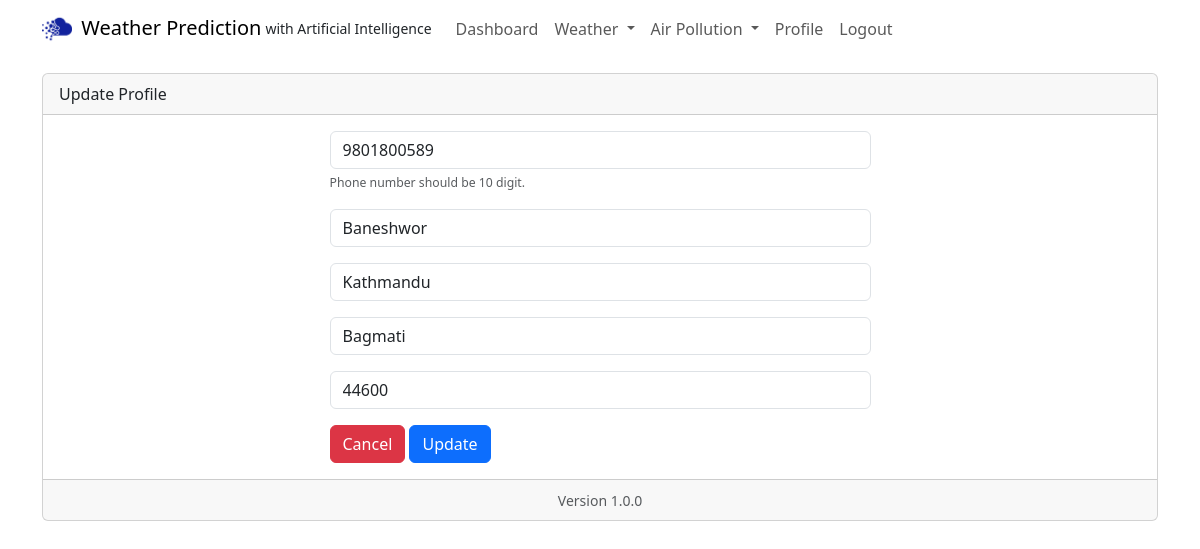
The app's page /weather_admin/update_profile (signed in), older data.
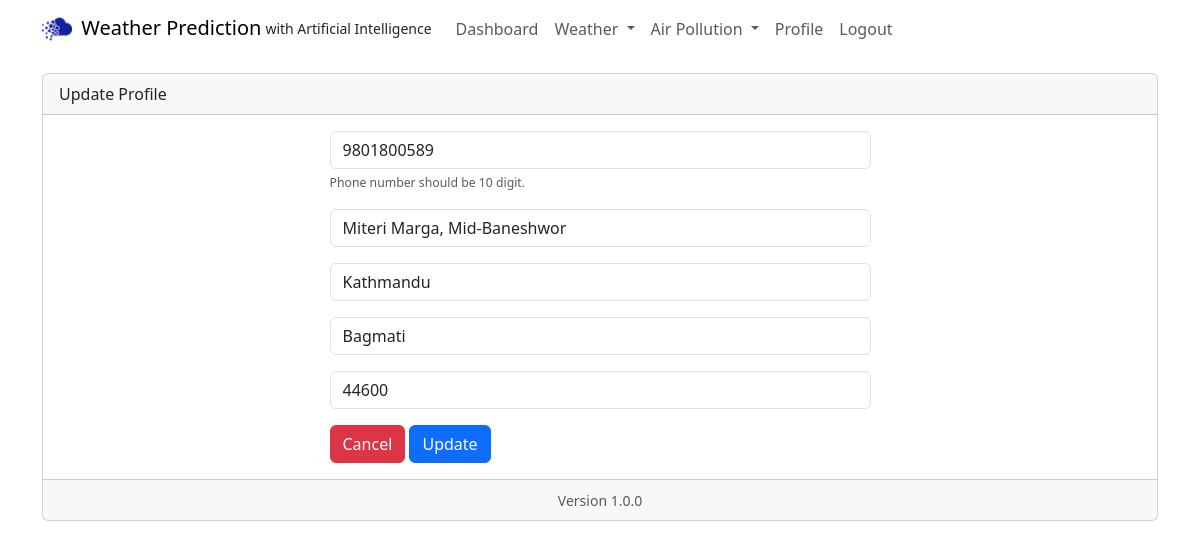
The same page, newer data.
### weather_admin/models.py (models this page shows, shortened)
class Profile(models.Model):
    created_at = models.DateTimeField(auto_now_add=True)
    otp = models.CharField(max_length=15)
    phone = models.CharField(max_length=15)
    address =  models.CharField(max_length=100)
    city =  models.CharField(max_length=50)
    state =  models.CharField(max_length=50)
    zipcode =  models.CharField(max_length=20)
    user = models.OneToOneField(
        User,
        on_delete=models.CASCADE,
        primary_key=True,
    )

### weather_admin/views.py (the view, shortened to what this page needs)
# urls.py: path('update_profile', views.profile_update, name='weather_admin_profile_update'),
def profile_update(request):
    if request.user.is_authenticated:
        current_user = User.objects.get(username=request.user)
        current_profile = Profile.objects.get(user=current_user)
        if request.method == 'GET':
            form = ProfileForm(instance=current_profile)
            return render(request, 'profile_update.html', {'form':form})
    else:
        return render(request, 'login.html', {})

### weather_admin/forms.py (shortened to what this page needs)
class ProfileForm(ModelForm):
	phone = forms.CharField(label="", min_length=10, max_length=10, widget=forms.TextInput(attrs={'class':'form-control', 'placeholder':'Phone'}), help_text='<span class="form-text text-muted"><small>Phone number should be 10 digit.</small></span>')
	address = forms.CharField(label="", max_length=100, widget=forms.TextInput(attrs={'class':'form-control', 'placeholder':'Address'}))
	city = forms.CharField(label="", max_length=50, widget=forms.TextInput(attrs={'class':'form-control', 'placeholder':'City'}))
	state = forms.CharField(label="", max_length=50, widget=forms.TextInput(attrs={'class':'form-control', 'placeholder':'State'}))
	zipcode = forms.CharField(label="", max_length=10, widget=forms.TextInput(attrs={'class':'form-control', 'placeholder':'Zipcode'}))
	class Meta:
		model = Profile
		fields = ["phone", "address", "city", "state", "zipcode"]
	def __init__(self, *args, **kwargs):
		super(ProfileForm, self).__init__(*args, **kwargs)

### weather_admin/templates/profile_update.html (shortened to what this page needs)
{% extends 'base.html' %}
{% load static %}
{% block content %}
<div class="card my-3">
    <div class="card-header">
        Update Profile
    </div>
    <div class="card-body">
        <div class="col-md-6 offset-md-3">
            <form method="POST" action="">
                {{ form.as_p }}
                <a href="{% url 'weather_admin_profile' %}" class="btn btn-danger">Cancel</a>
                <button type="submit" class="btn btn-primary">Update</button>
            </form>
        </div>
    </div>
    <div class="card-footer text-body-secondary text-center">
        <small class="text-body-secondary">Version 1.0.0</small>
    </div>
</div>
{% endblock %}

### weather_admin/templates/base.html (shortened to what this page needs)
<!doctype html>
<html lang="en">
<head>
    <link href="https://cdn.jsdelivr.net/npm/bootstrap@5.3.3/dist/css/bootstrap.min.css" rel="stylesheet"
>
    {% load static %}
    <link rel="stylesheet" href="{% static 'css/style.css' %}" type="text/css">
</head>
<body>
    {% include 'navbar.html' %}
    <div class="container">
        {% block content %}
        {% endblock %}
    </div>
</body>
</html>

### weather_admin/templates/navbar.html (shortened to what this page needs)
{% load static %}
<nav class="navbar navbar-expand-lg container">
    <div class="container-fluid">
        <a class="navbar-brand me-1" href="{% url 'weather_admin_dashboard' %}">
            <img src="{% static 'images/logo.png' %}" alt="Weather Prediction Logo" height="30"
                class="d-inline-block align-text-top me-1">
            Weather Prediction
        </a>
        <small class="fw-lighter mb-0 me-3 align-bottom">with Artificial Intelligence</small>
        <div class="collapse navbar-collapse" id="navbarSupportedContent">
            <ul class="navbar-nav me-auto mb-2 mb-lg-0">
                {% if user.is_authenticated %}
                <li class="nav-item"><a class="nav-link" href="{% url 'weather_admin_dashboard' %}">Dashboard</a></li>
                <li class="nav-item dropdown">
                    <a class="nav-link dropdown-toggle" href="#" role="button" data-bs-toggle="dropdown"
                        aria-expanded="false">
                        Weather
                    </a>
                </li>
                <li class="nav-item dropdown">
                    <a class="nav-link dropdown-toggle" href="#" role="button" data-bs-toggle="dropdown"
                        aria-expanded="false">
                        Air Pollution
                    </a>
                </li>
                <li class="nav-item"><a class="nav-link" href="{% url 'weather_admin_profile' %}">Profile</a></li>
                <li class="nav-item"><a class="nav-link" href="{% url 'weather_admin_logout' %}">Logout</a></li>
                {% else %}
                <li class="nav-item"><a class="nav-link" href="{% url 'weather_admin_login' %}">Login</a></li>
                <li class="nav-item"><a class="nav-link" href="{% url 'weather_admin_register' %}">Register</a></li>
                {% endif %}
            </ul>
        </div>
    </div>
</nav>

Row changes from the older to the newer data that the page shows:
changed Profile "Kathmandu": address "Baneshwor" → "Miteri Marga, Mid-Baneshwor"
